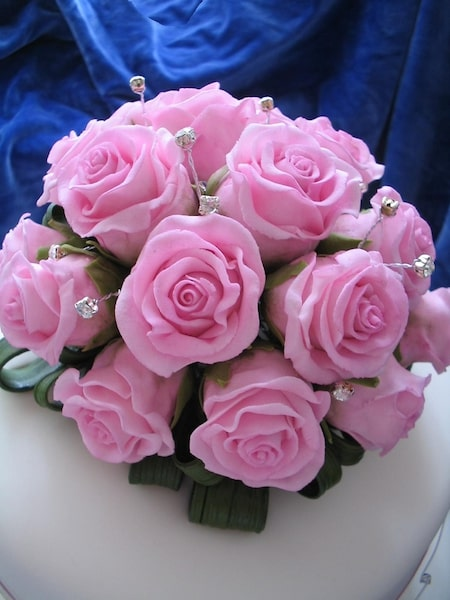
%> input picture inputs/test7.jpg, 450 x 600 px
$ octave dif_pencil.m   (GNU Octave 9; MATLAB toolbox functions it lacks are replaced by stand-ins)
%> lines starting %> are read from the running program, lines starting %| are printed output that depends on the picture
### rgb2yuv.m
function yuv = rgb2yuv(rgb)
    % Make sure the image is in the range [0, 1]
    if max(rgb(:)) > 1
        rgb = double(rgb) / 255; % Normalize if necessary
    end

    % Transform matrix
    transformation_matrix = [0.299, 0.587, 0.114;
                             -0.14713, -0.28886, 0.436;
                             0.615, -0.51499, -0.10001];

    % Transform
    yuv = reshape((transformation_matrix * reshape(rgb, [], 3)')', size(rgb, 1), size(rgb, 2), 3);
end

### dif_pencil.m
clc; clear; close all;

%% Imports
% Image
img_filename = 'test7'; % Only change this value (names in the inputs folder)
ex_img = imread(['./inputs/', img_filename, '.jpg']);
%> ex_img is the input picture: size 600x450x3 uint8; mean R, G, B 130.9, 106.9, 140.2
[height, width] = size(ex_img); % Image dimensions
%> height = 600; width = 1350

%% Parameters
kernel_size = round(height/100);     % size of the line segment kernel (usually 1/50 of the height of the original image)
%> kernel_size = 6
stroke_width = 3;                   % thickness of the strokes in the Stroke Map (1, 2, 3)
num_of_directions = 8;              % number of stroke directions in the Stroke Map
smooth_kernel = "gauss";            % how the image is smoothed (Gaussian Kernel - "gauss", Median Filter - "median")
w_group = 0;                        % 3 possible weight groups (0, 1, 2) for the histogram distribution, according to the paper (brighter to darker)
stroke_darkness = 1;                % 1 is the same, up is darker
tone_darkness = 1.5;                % 1 is the same, up is darker

%% Conversion
if length(size(ex_img)) == 3 % RGB image
    img_yuv = rgb2yuv(ex_img); % Convert RGB image to YUV color space
%> in rgb2yuv, `yuv = reshape((transformation_matrix * reshape(rgb, [], 3)')', size(rg..`:
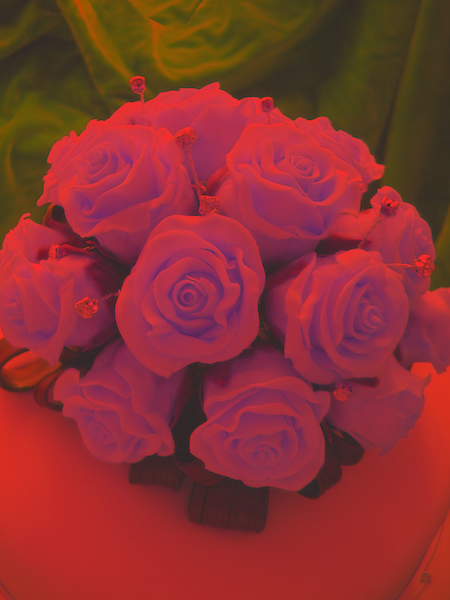
%> yuv: size 600x450x3 double; mean R, G, B 0.462, 0.0432, 0.045; drawn with min black and max white
    img = img_yuv(:,:,1); % Extract the Y (luminance) component
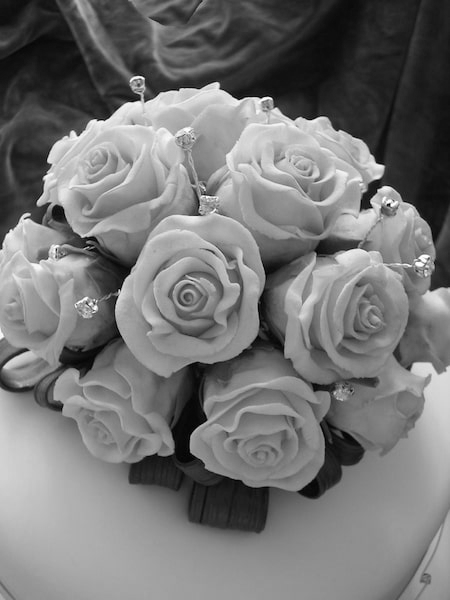
%> img: size 600x450 double; min 0.00117, max 1, mean 0.462
elseif length(size(ex_img)) == 2 % Grayscale image
    img = ex_img;
end

%% Different pencil saves
figure;
sgtitle('Pencil drawing generation')
for i=0:6
    pencil_nbr = num2str(i);
    pencil_filename = ['pencil', pencil_nbr];
%> (the run ends here)

$ run again, with inputs/test5.jpg copied over inputs/test7.jpg
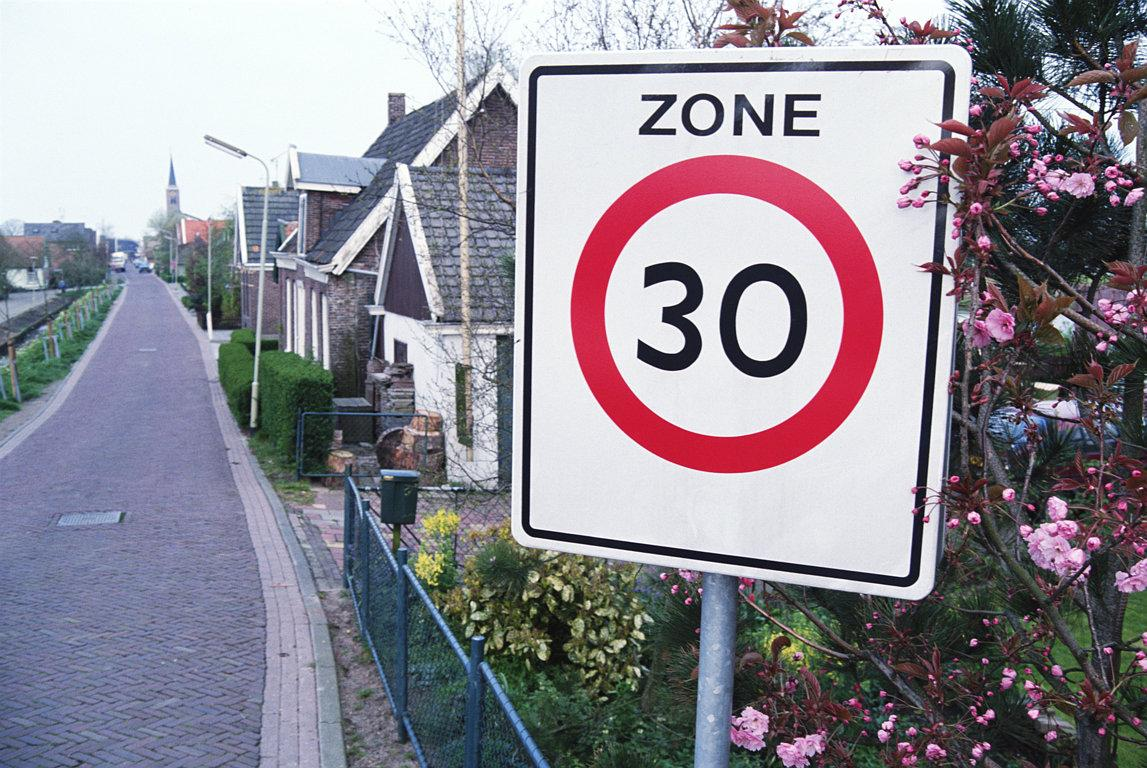
%> input picture inputs/test5.jpg, 1147 x 768 px
%> ex_img is the input picture: size 768x1147x3 uint8; mean R, G, B 141.7, 137.9, 147.2
%> in rgb2yuv, `yuv = reshape((transformation_matrix * reshape(rgb, [], 3)')', size(rg..`:
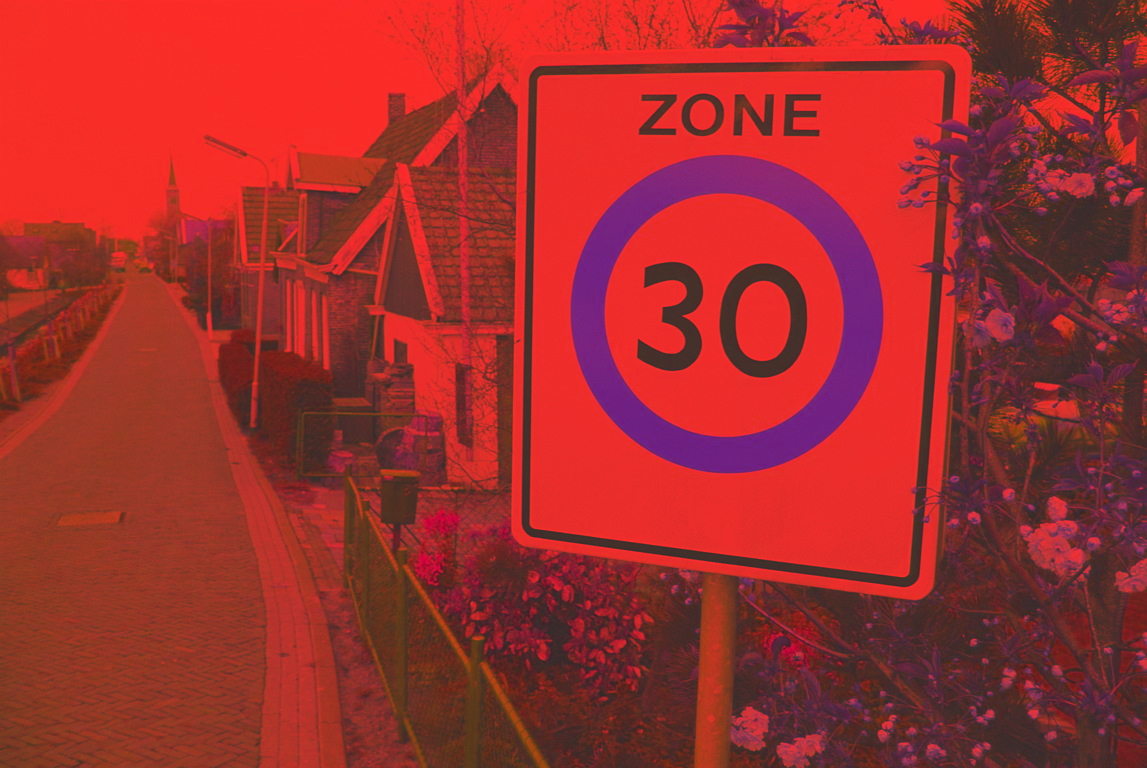
%> yuv: size 768x1147x3 double; mean R, G, B 0.549, 0.0137, 0.00556; drawn with min black and max white
%> `img = img_yuv(:,:,1);`:
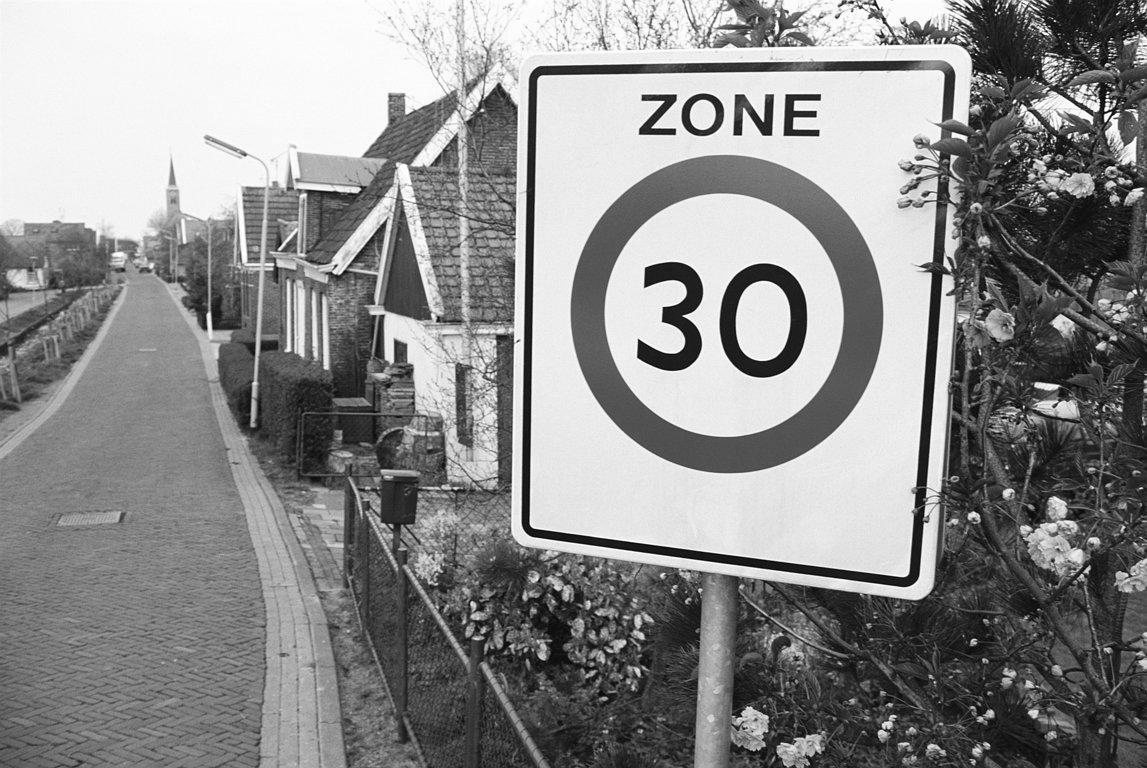
%> img: size 768x1147 double; min 0.000894, max 1, mean 0.549
